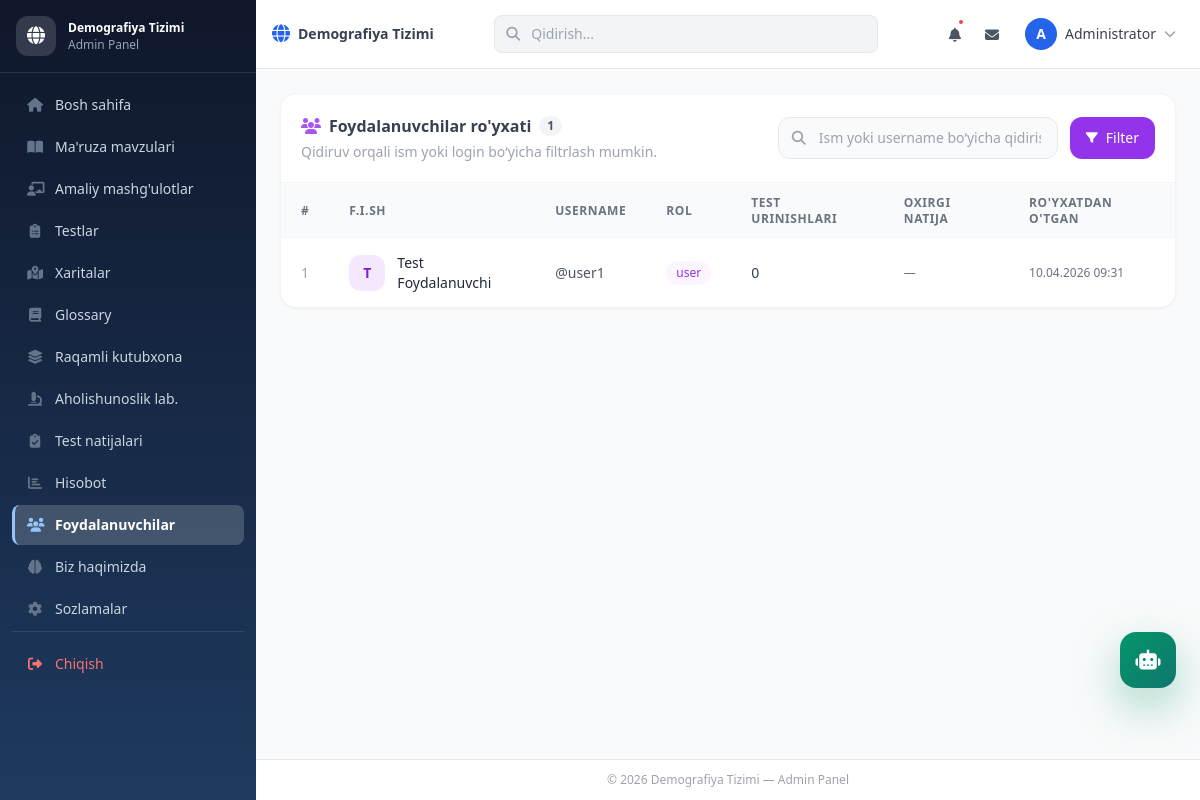
Screenshot of /admin/users/index.php (signed in) with the database file from the repository.
### tables this page shows
CREATE TABLE IF NOT EXISTS users (
    id INT AUTO_INCREMENT PRIMARY KEY,
    full_name VARCHAR(100) NOT NULL,
    username VARCHAR(50) NOT NULL UNIQUE,
    password VARCHAR(255) NOT NULL,
    role ENUM('admin', 'user') DEFAULT 'user',
    created_at TIMESTAMP DEFAULT CURRENT_TIMESTAMP
);

### config/config.php (called while the page is built, shortened)
<?php
class Database {
    private $host = 'localhost';
    private $db_name = 'demographydb';
    private $username = 'root';
    private $password = '';
    private $link;
    function __construct() {
        $this->link = mysqli_connect($this->host, $this->username, $this->password, $this->db_name);
        mysqli_set_charset($this->link, 'utf8mb4');
    }
    public function query($query) {
        return mysqli_query($this->link, $query);
    }
    public function get_data_by_table_all($table, $con = 'no') {
        $sql = "SELECT * FROM " . $table;
        if ($con != 'no') {
            $sql .= " " . $con;
        }
        $result = $this->query($sql);
        $data = [];
        while ($row = mysqli_fetch_assoc($result)) {
            $data[] = $row;
        }
        return $data;
    }
}

### includes/functions.php (called while the page is built, shortened)
<?php
require_once __DIR__ . '/../config/config.php';
$db = new Database();
function h($str) {
    return htmlspecialchars($str, ENT_QUOTES, 'UTF-8');
}

### admin/users/index.php (the view, shortened to what this page needs)
<?php
require_once __DIR__ . '/../../includes/functions.php';
$search = trim($_GET['q'] ?? '');
$where = 'WHERE role = "user"';
$users = $db->get_data_by_table_all('users', "{$where} ORDER BY created_at DESC");
$resultsByUser = [];
include __DIR__ . '/../../includes/admin_header.php';
?>
<div class="bg-white rounded-2xl shadow-sm border border-gray-100 overflow-hidden">
    <div class="flex flex-col lg:flex-row lg:items-center lg:justify-between gap-4 p-5 border-b border-gray-100">
        <div>
            <h3 class="font-semibold text-gray-700 flex items-center gap-2">
                <i class="fas fa-users text-purple-500"></i> Foydalanuvchilar ro'yxati
                <span class="text-xs bg-gray-100 text-gray-600 px-2 py-0.5 rounded-full"><?= count($users) ?></span>
            </h3>
            <p class="text-sm text-gray-400 mt-1">Qidiruv orqali ism yoki login bo‘yicha filtrlash mumkin.</p>
        </div>
        <form method="GET" class="w-full lg:w-auto">
            <div class="flex flex-col sm:flex-row gap-3">
                <div class="relative min-w-[280px]">
                    <i class="fas fa-search absolute left-3.5 top-1/2 -translate-y-1/2 text-gray-400 text-sm"></i>
                    <input
                        type="text"
                        name="q"
                        value="<?= h($search) ?>"
                        placeholder="Ism yoki username bo‘yicha qidirish"
                        class="w-full rounded-xl border border-gray-200 bg-gray-50 pl-10 pr-4 py-2.5 text-sm focus:bg-white focus:outline-none focus:ring-2 focus:ring-purple-300"
                    >
                </div>
                <button type="submit" class="inline-flex items-center justify-center gap-2 bg-purple-600 hover:bg-purple-700 text-white text-sm font-medium px-4 py-2.5 rounded-xl transition">
                    <i class="fas fa-filter text-xs"></i> Filter
                </button>
            </div>
        </form>
    </div>
    <?php if (empty($users)): ?>
    <div class="text-center py-16">
        <div class="w-16 h-16 bg-gray-100 rounded-full flex items-center justify-center mx-auto mb-4">
            <i class="fas fa-users text-gray-400 text-2xl"></i>
        </div>
        <p class="text-gray-500 font-medium">Foydalanuvchilar topilmadi</p>
    </div>
    <?php else: ?>
    <div class="overflow-x-auto">
        <table class="w-full text-sm">
            <thead>
                <tr class="bg-gray-50 text-gray-500 text-xs uppercase tracking-wider">
                    <th class="text-left px-5 py-3">#</th>
                    <th class="text-left px-5 py-3">F.I.SH</th>
                    <th class="text-left px-5 py-3">Username</th>
                    <th class="text-left px-5 py-3">Rol</th>
                    <th class="text-left px-5 py-3">Test urinishlari</th>
                    <th class="text-left px-5 py-3">Oxirgi natija</th>
                    <th class="text-left px-5 py-3">Ro'yxatdan o'tgan</th>
                </tr>
            </thead>
            <tbody class="divide-y divide-gray-50">
                <?php foreach ($users as $index => $user): ?>
                <?php $userStats = $resultsByUser[(int) $user['id']] ?? null; ?>
                <tr class="hover:bg-gray-50 transition">
                    <td class="px-5 py-3.5 text-gray-400"><?= $index + 1 ?></td>
                    <td class="px-5 py-3.5">
                        <div class="flex items-center gap-3">
                            <div class="w-9 h-9 rounded-xl bg-purple-100 text-purple-700 flex items-center justify-center font-semibold text-sm flex-shrink-0">
                                <?= strtoupper(substr($user['full_name'] ?? 'U', 0, 1)) ?>
                            </div>
                            <div class="font-medium text-gray-800"><?= h($user['full_name']) ?></div>
                        </div>
                    </td>
                    <td class="px-5 py-3.5 text-gray-600">@<?= h($user['username']) ?></td>
                    <td class="px-5 py-3.5">
                        <span class="inline-flex items-center rounded-full bg-purple-50 text-purple-600 px-2.5 py-1 text-xs font-medium">user</span>
                    </td>
                    <td class="px-5 py-3.5 text-gray-700"><?= (int) ($userStats['attempts'] ?? 0) ?></td>
                    <td class="px-5 py-3.5 text-gray-500 text-xs">
                        <?= !empty($userStats['last_completed_at']) ? date('d.m.Y H:i', strtotime($userStats['last_completed_at'])) : '—' ?>
                    </td>
                    <td class="px-5 py-3.5 text-gray-500 text-xs"><?= date('d.m.Y H:i', strtotime($user['created_at'])) ?></td>
                </tr>
                <?php endforeach; ?>
            </tbody>
        </table>
    </div>
    <?php endif; ?>
</div>
<?php include __DIR__ . '/../../includes/admin_footer.php'; ?>

### rows the page displays
users: full_name "T", full_name "Test Foydalanuvchi", username "user1", attempts "0", created_at "10.04.2026 09:31"

### other values shown
SITE_NAME "Demografiya Tizimi"
substr($_SESSION['full_name'] ?? 'A', 0, 1) "A"
$_SESSION['full_name'] "Administrator"
count($users) "1"
